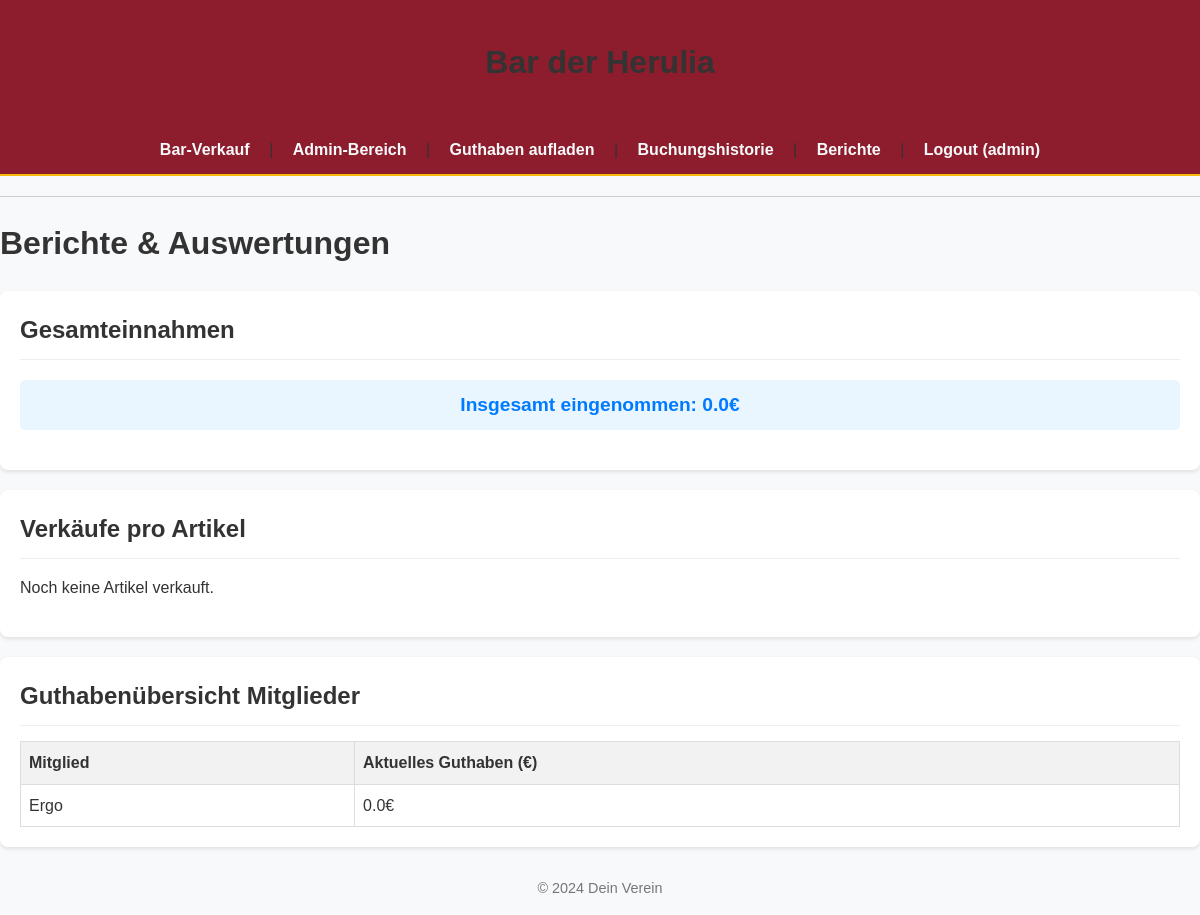
Screenshot of /admin/berichte (signed in) with the database file from the repository.
### models.py (models this page shows, shortened)
class User(db.Model, UserMixin):
    id = db.Column(db.Integer, primary_key=True)
    username = db.Column(db.String(80), unique=True, nullable=False)
    password = db.Column(db.String(128), nullable=False) # Speichert das gehashte Passwort
    is_admin = db.Column(db.Boolean, default=False) # Optional: Feld, um Admins zu kennzeichnen

class Mitglied(db.Model):
    id = db.Column(db.Integer, primary_key=True)
    name = db.Column(db.String(100), unique=True, nullable=False)
    pin = db.Column(db.String(10), unique=True, nullable=False)
    guthaben = db.Column(db.Float, default=0.0)
    buchungen_von_mitglied = db.relationship('Buchung', back_populates='mitglied_obj', lazy=True)

### app.py (the view)
@app.route("/admin/berichte")
@login_required
def berichte():
    gesamt_einnahmen_result = (
        db.session.query(func.sum(Buchung.gesamtpreis))
        .filter(Buchung.storniert == False)
        .scalar()
    )
    gesamt_einnahmen = (
        gesamt_einnahmen_result if gesamt_einnahmen_result is not None else 0.0
    )
    verkaeufe_pro_artikel = (
        db.session.query(
            Artikel.name, db.func.sum(Buchung.menge), db.func.sum(Buchung.gesamtpreis)
        )
        .join(Buchung)
        .filter(Buchung.storniert == False)
        .filter(Buchung.storniert == False)
        .group_by(Artikel.name)
        .order_by(db.func.sum(Buchung.gesamtpreis).desc())
        .all()
    )
    guthaben_uebersicht = Mitglied.query.order_by(Mitglied.name).all()
    return render_template(
        "berichte.html",
        gesamt_einnahmen=gesamt_einnahmen,
        verkaeufe_pro_artikel=verkaeufe_pro_artikel,
        guthaben_uebersicht=guthaben_uebersicht,
    )

### app.py (called while the page is built)
@login_manager.user_loader
def load_user(user_id):
    return User.query.get(int(user_id))

### templates/berichte.html (shortened to what this page needs)
{% extends "base.html" %}
{% block content %}
<h1>Berichte & Auswertungen</h1>
<div class="report-section">
    <h2>Gesamteinnahmen</h2>
    <p class="total-summary">
        Insgesamt eingenommen: <strong>{{ gesamt_einnahmen | round(2) }}€</strong>
    </p>
</div>
<div class="report-section">
    <h2>Verkäufe pro Artikel</h2>
    {% if verkaeufe_pro_artikel %}
        <table>
            <thead>
                <tr>
                    <th>Artikel</th>
                    <th>Verkaufte Menge</th>
                    <th>Umsatz (€)</th>
                </tr>
            </thead>
            <tbody>
                {% for artikel_name, menge, umsatz in verkaeufe_pro_artikel %}
                    <tr>
                        <td>{{ artikel_name }}</td>
                        <td>{{ menge }}</td>
                        <td>{{ umsatz | round(2) }}€</td>
                    </tr>
                {% endfor %}
            </tbody>
        </table>
    {% else %}
        <p>Noch keine Artikel verkauft.</p>
    {% endif %}
</div>
<div class="report-section">
    <h2>Guthabenübersicht Mitglieder</h2>
    {% if guthaben_uebersicht %}
        <table>
            <thead>
                <tr>
                    <th>Mitglied</th>
                    <th>Aktuelles Guthaben (€)</th>
                </tr>
            </thead>
            <tbody>
                {% for mitglied in guthaben_uebersicht %}
                    <tr>
                        <td>{{ mitglied.name }}</td>
                        <td>{{ mitglied.guthaben | round(2) }}€</td>
                    </tr>
                {% endfor %}
            </tbody>
        </table>
    {% else %}
        <p>Keine Mitglieder vorhanden.</p>
    {% endif %}
</div>
{% endblock %}

### templates/base.html (shortened to what this page needs)
<!DOCTYPE html>
<html lang="de">
<head>
    <link rel="stylesheet" href="{{ url_for('static', filename='css/style.css') }}">
</head>
<body>
    <header>
        <h1>Bar der Herulia</h1>
    </header>
    <nav>
        <a href="{{ url_for('bar_interface') }}">Bar-Verkauf</a>
        {% if current_user.is_authenticated %}
            | <a href="{{ url_for('admin_bereich') }}">Admin-Bereich</a>
            | <a href="{{ url_for('aufladen_seite_anzeigen') }}">Guthaben aufladen</a>
            | <a href="{{ url_for('buchungshistorie') }}">Buchungshistorie</a>
            | <a href="{{ url_for('berichte') }}">Berichte</a>
            | <a href="{{ url_for('logout') }}">Logout ({{ current_user.username }})</a>
        {% else %}
            | <a href="{{ url_for('login') }}">Admin Login</a>
        {% endif %}
    </nav>
    <hr>
    <main>
        {% block content %}{% endblock %}
    </main>
    <footer>
        <p>&copy; 2024 Dein Verein</p>
    </footer>
</body>
</html>

### static/css/style.css (style rules this page uses)
:root { --primary-white: #f8f9fb; --primary-red: #8d1d2c; --primary-gold: #f7ba0b; --text-dark: #333; --text-light: #f8f9fb; }
body { font-family: Arial, sans-serif; margin: 0; padding: 0; background-color: var(--primary-white); color: var(--text-dark); line-height: 1.6; }
header { background-color: var(--primary-red); color: var(--text-light); padding: 1rem 0; text-align: center; box-shadow: 0 2px 5px rgba(0,0,0,0.2); }
nav { background-color: var(--primary-red); padding: 0.7rem 0; text-align: center; border-bottom: 2px solid var(--primary-gold); }
nav a { color: var(--text-light); text-decoration: none; padding: 0 15px; font-weight: bold; transition: color 0.3s ease; }
hr { border: 0; height: 1px; background: #ccc; margin: 20px 0; }
h1, h2, h3 { color: #333; }
footer { text-align: center; margin-top: 30px; font-size: 0.9em; color: #777; }

### templates/berichte.html (style rules this page uses)
.report-section { background-color: #fff; padding: 20px; border-radius: 8px; box-shadow: 0 2px 4px rgba(0,0,0,0.1); margin-bottom: 20px; }
.report-section h2 { color: #333; margin-top: 0; border-bottom: 1px solid #eee; padding-bottom: 10px; margin-bottom: 15px; }
.report-section table { width: 100%; border-collapse: collapse; margin-top: 15px; }
.report-section th, .report-section td { border: 1px solid #ddd; padding: 8px; text-align: left; }
.report-section th { background-color: #f2f2f2; font-weight: bold; }
.total-summary { font-size: 1.2em; font-weight: bold; color: #007bff; text-align: center; padding: 10px; background-color: #eaf6ff; border-radius: 5px; }

### rows the page displays
User: username "admin"
Mitglied: name "Ergo", guthaben "0.0"

### other values shown
{{ gesamt_einnahmen | round(2) }} "0.0"
